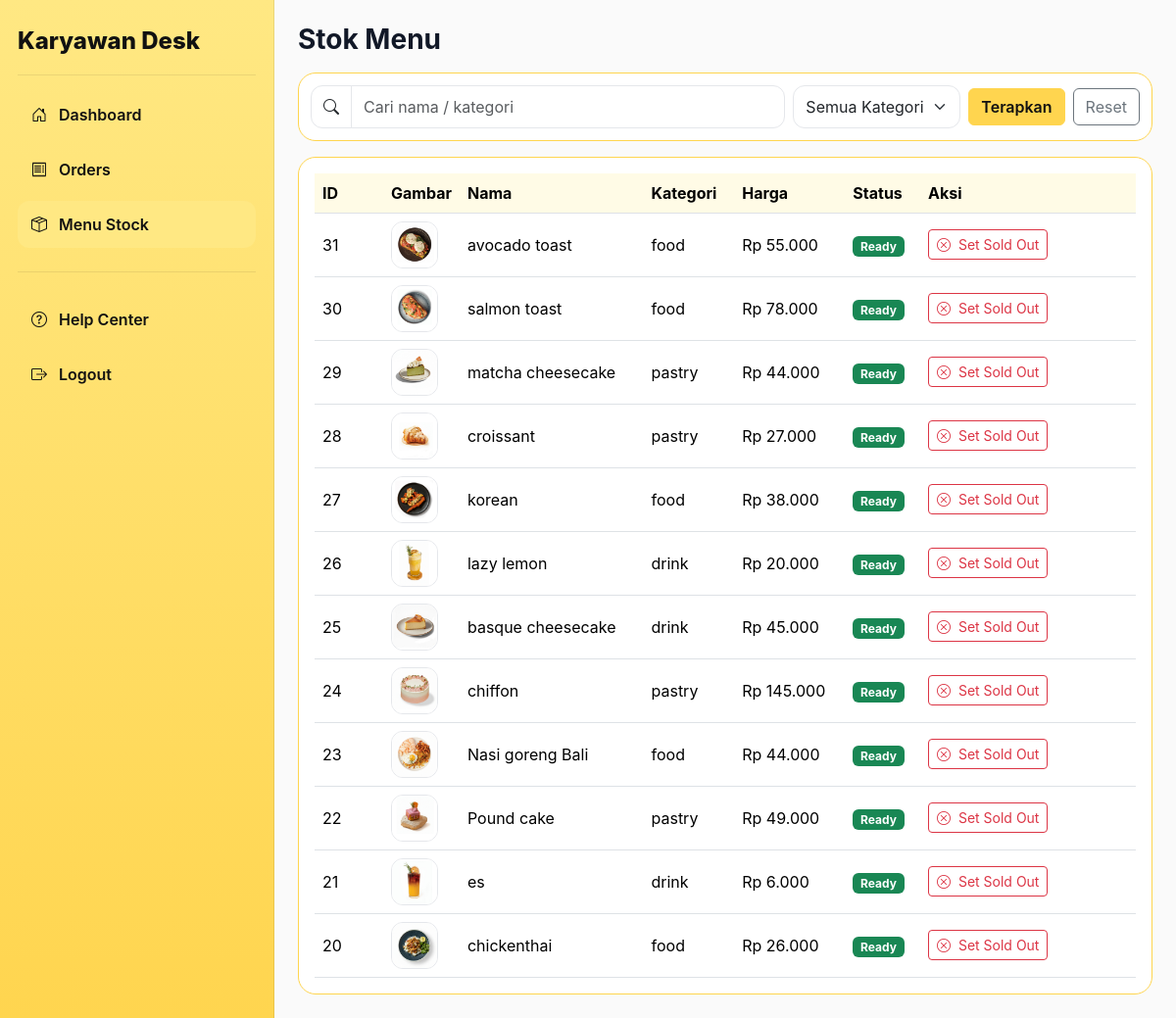
Page /public/karyawan/stock.php (signed in) on the committed database.
### tables this page shows
CREATE TABLE `menu` (
  `id` int(11) NOT NULL,
  `name` varchar(150) NOT NULL,
  `category` varchar(100) NOT NULL,
  `image` varchar(255) DEFAULT NULL,
  `price` decimal(12,2) NOT NULL,
  `stock_status` enum('Ready','Sold Out') DEFAULT 'Ready',
  `created_at` timestamp NOT NULL DEFAULT current_timestamp(),
  `category_id` int(11) DEFAULT NULL,
  `cogs` decimal(12,2) DEFAULT NULL
);

### backend/config.php (called while the page is built, shortened)
<?php
if (!function_exists('h')) {
    function h(string $s): string {
        return htmlspecialchars($s, ENT_QUOTES, 'UTF-8');
    }
}

### public/karyawan/stock.php (the view, shortened to what this page needs)
<?php
require_once __DIR__ . '/../../backend/config.php';
function rupiah($n): string { return 'Rp ' . number_format((float)$n, 0, ',', '.'); }
$q   = trim((string)($_GET['q'] ?? ''));
$sql = 'SELECT * FROM menu';
$sql .= ' ORDER BY created_at DESC';
$menus = [];
$stmt = $conn->prepare($sql);
if ($stmt) {
  $stmt->execute();
  $res = $stmt->get_result();
  $menus = $res?->fetch_all(MYSQLI_ASSOC) ?? [];
}
?>
<!doctype html>
<html lang="id">
<head>
  <link href="https://cdn.jsdelivr.net/npm/bootstrap@5.3.3/dist/css/bootstrap.min.css" rel="stylesheet">
  <link href="https://cdn.jsdelivr.net/npm/bootstrap-icons@1.11.3/font/bootstrap-icons.css" rel="stylesheet">
</head>
<body>
<aside class="sidebar">
  <div class="brand mb-2">Karyawan Desk</div><hr>
  <nav class="nav flex-column gap-2">
    <a class="nav-link" href="<?= BASE_URL ?>/public/karyawan/index.php"><i class="bi bi-house-door"></i> Dashboard</a>
    <a class="nav-link" href="<?= BASE_URL ?>/public/karyawan/orders.php"><i class="bi bi-receipt"></i> Orders</a>
    <a class="nav-link active" href="#"><i class="bi bi-box-seam"></i> Menu Stock</a>
    <hr>
    <a class="nav-link" href="#"><i class="bi bi-question-circle"></i> Help Center</a>
    <a class="nav-link" href="<?= BASE_URL ?>/backend/logout.php"><i class="bi bi-box-arrow-right"></i> Logout</a>
  </nav>
</aside>
<main class="content">
  <h3 class="fw-bold mb-3">Stok Menu</h3>
  <form class="toolbar mb-3" method="get">
    <div class="row g-2 align-items-center">
      <div class="col-12 col-lg">
        <div class="input-group">
          <span class="input-group-text"><i class="bi bi-search"></i></span>
          <input class="form-control" name="q" placeholder="Cari nama / kategori" value="<?= h($q) ?>">
        </div>
      </div>
      <div class="col-6 col-lg-auto">
        <select name="category" class="form-select">
          <option value="">Semua Kategori</option>
        </select>
      </div>
      <div class="col-12 col-lg-auto">
        <button class="btn btn-saffron w-100">Terapkan</button>
      </div>
      <div class="col-12 col-lg-auto">
        <a class="btn btn-outline-secondary w-100" href="<?= BASE_URL ?>/public/karyawan/stock.php">Reset</a>
      </div>
    </div>
  </form>
  <div class="cardx p-3">
    <div class="table-responsive">
      <table class="table align-middle mb-0">
        <thead>
          <tr>
            <th style="width:70px">ID</th>
            <th style="width:70px">Gambar</th>
            <th>Nama</th>
            <th>Kategori</th>
            <th>Harga</th>
            <th>Status</th>
            <th style="width:220px">Aksi</th>
          </tr>
        </thead>
        <tbody>
        <?php if (!$menus): ?>
          <tr><td colspan="7" class="text-center text-muted py-4">Tidak ada data.</td></tr>
        <?php else: foreach ($menus as $m): ?>
          <tr>
            <td><?= (int)$m['id'] ?></td>
            <td>
              <?php if (!empty($m['image'])): ?>
                <img class="thumb" src="<?= h(BASE_URL . '/public/' . ltrim($m['image'],'/')) ?>" alt="">
              <?php endif; ?>
            </td>
            <td><?= h($m['name']) ?></td>
            <td><?= h($m['category']) ?></td>
            <td><?= rupiah($m['price']) ?></td>
            <td>
              <?= ($m['stock_status'] === 'Ready')
                ? '<span class="badge text-bg-success">Ready</span>'
                : '<span class="badge text-bg-danger">Sold Out</span>' ?>
            </td>
            <td>
              <form class="d-inline" method="post">
                <?php if ($m['stock_status']==='Ready'): ?>
                  <button class="btn btn-sm btn-outline-danger" type="submit">
                    <i class="bi bi-x-circle me-1"></i> Set Sold Out
                  </button>
                <?php else: ?>
                  <button class="btn btn-sm btn-outline-success" type="submit">
                    <i class="bi bi-check2-circle me-1"></i> Set Ready
                  </button>
                <?php endif; ?>
              </form>
            </td>
          </tr>
        <?php endforeach; endif; ?>
        </tbody>
      </table>
    </div>
  </div>
</main>
</body>
</html>

### public/karyawan/stock.php (style rules this page uses)
:root { --gold:#ffd54f; --gold-200:#ffe883; --ink:#111827; --bd:#E5E7EB; --radius:18px; }
body { background:#FAFAFA; color:var(--ink); font-family:Inter,system-ui,-apple-system,Segoe UI,Roboto,Arial }
.sidebar { width:280px;background:linear-gradient(180deg,var(--gold-200),var(--gold)); border-right:1px solid rgba(0,0,0,.08); position:fixed; inset:0 auto 0 0; padding:24px 18px; overflow-y:auto; }
.brand { font-weight:800;font-size:24px;color:#111; }
.nav-link { display:flex;align-items:center;gap:12px;padding:12px 14px;border-radius:12px; font-weight:600;color:#111; }
.nav-link.active { background:var(--gold-200) }
.sidebar hr { border-color:rgba(0,0,0,.08);opacity:1 }
.content { margin-left:280px;padding:24px }
.cardx { background:#fff;border:1px solid var(--gold);border-radius:var(--radius) }
.table th,.table td { vertical-align:middle }
.table thead th { background:#fffbe6 }
.thumb { width:48px;height:48px;object-fit:cover;border:1px solid var(--bd);border-radius:12px;background:#fff }
.toolbar { background:#fff;border:1px solid var(--gold);border-radius:var(--radius);padding:12px }
.toolbar .form-control,.toolbar .form-select { height:44px;border-radius:12px;border:1px solid var(--bd) }
.toolbar .input-group-text { background:#fff;border-radius:12px;border:1px solid var(--bd) }
.btn-saffron { background:var(--gold);border-color:var(--gold);color:#111;font-weight:600 }

### rows in the picture
menu: id "31", image (picture), name "avocado toast", category "food", price "Rp 55.000", stock_status "Ready"
menu: id "30", image (picture), name "salmon toast", category "food", price "Rp 78.000", stock_status "Ready"
menu: id "29", image (picture), name "matcha cheesecake", category "pastry", price "Rp 44.000", stock_status "Ready"
menu: id "28", image (picture), name "croissant", category "pastry", price "Rp 27.000", stock_status "Ready"
menu: id "27", image (picture), name "korean", category "food", price "Rp 38.000", stock_status "Ready"
menu: id "26", image (picture), name "lazy lemon", category "drink", price "Rp 20.000", stock_status "Ready"
menu: id "25", image (picture), name "basque cheesecake", category "drink", price "Rp 45.000", stock_status "Ready"
menu: id "24", image (picture), name "chiffon", category "pastry", price "Rp 145.000", stock_status "Ready"
menu: id "23", image (picture), name "Nasi goreng Bali", category "food", price "Rp 44.000", stock_status "Ready"
menu: id "22", image (picture), name "Pound cake", category "pastry", price "Rp 49.000", stock_status "Ready"
menu: id "21", image (picture), name "es", category "drink", price "Rp 6.000", stock_status "Ready"
menu: id "20", image (picture), name "chickenthai", category "food", price "Rp 26.000", stock_status "Ready"
